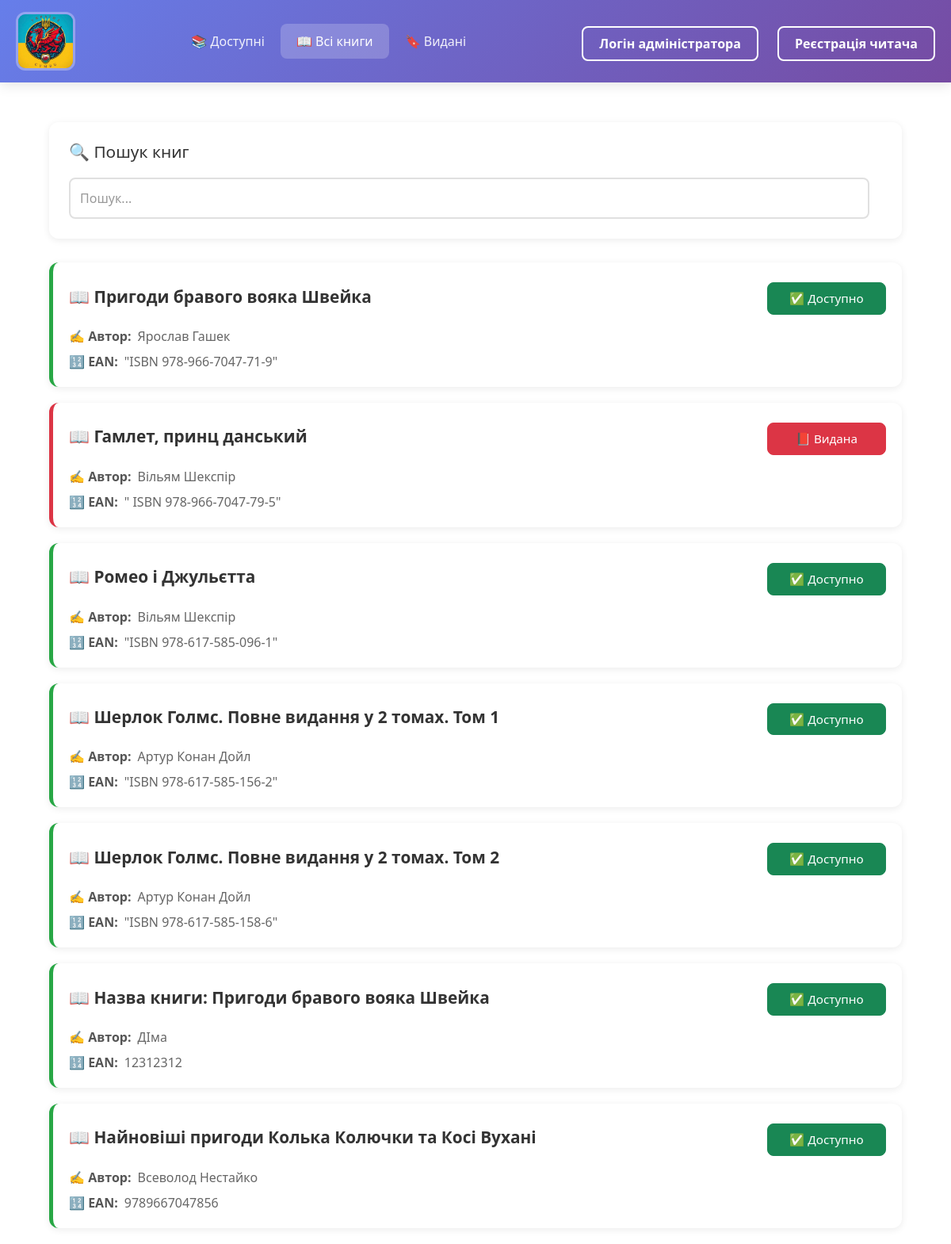
Before: /books with the older database file.
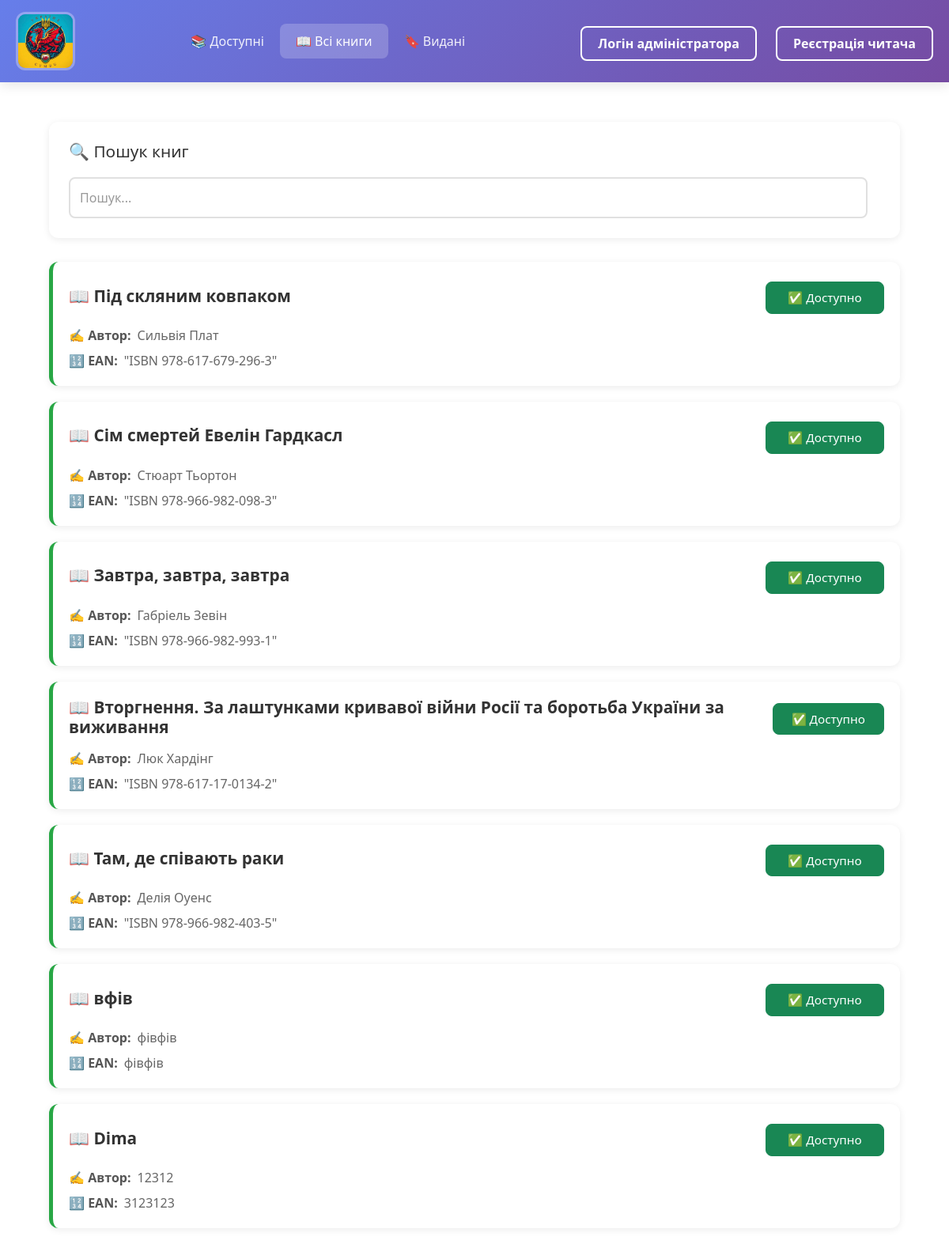
After: the same page with the newer database file.
### app.py (models this page shows)
class Book(db.Model):
    id = db.Column(db.Integer, primary_key=True)
    name_book = db.Column(db.String(100), nullable=False)
    author = db.Column(db.String(100), nullable=False)
    surname = db.Column(db.String(100))
    ean = db.Column(db.Text, nullable=False)
    buyer = db.Column(db.String(100), nullable=False)
    phone = db.Column(db.String(20), nullable=False)
    stat = db.Column(db.String(20), nullable=False)
    date = db.Column(db.DateTime, default=datetime.utcnow)
    enddate = db.Column(db.DateTime, default=datetime.utcnow)
    history = db.Column(db.String(100))

### app.py (the view)
@app.route('/')
@app.route('/books')
def books():
    search_query = request.args.get('search', '')
    if search_query:
        search_query_lower = search_query.lower()  # перетворюємо запит в нижній регістр
        books = []
        for book in Book.query.all():
            if (search_query_lower in book.name_book.lower() or
                search_query_lower in book.author.lower() or
                search_query_lower in book.ean.lower()):
                books.append(book)
    else:
        books = Book.query.all()
    return render_template('value_books.html', books=books, search_query=search_query)

### templates/value_books.html (shortened to what this page needs)
{% extends 'base.html' %}
{% block body %}
<div class="container" style="max-width: 1200px; margin: 0 auto; padding: 20px;">
    <div style="background: white; padding: 25px; border-radius: 12px; box-shadow: 0 2px 10px rgba(0,0,0,0.08); margin-bottom: 30px;">
        <h4 style="color: #333; margin-bottom: 20px; font-size: 1.3em; display: flex; align-items: center; gap: 10px;">
            🔍 Пошук книг
        </h4>
        <form class="col-12 col-lg-auto mb-3 mb-lg-0 me-lg-3" method="GET" action="/books" style="display: flex; gap: 15px; align-items: center; flex-wrap: wrap;">
            <input type="search" name="search" id="searchInput" class="search form-control text-bg-white" placeholder="Пошук..." aria-label="Search" value="{{ search_query if search_query else '' }}" style="flex: 1; min-width: 100%; padding: 12px; border: 2px solid #e0e0e0; border-radius: 8px; font-size: 1em; transition: border 0.3s;">
        </form>
    </div>
    {% if books %}
        <div style="display: grid; gap: 20px; ">
            {% for el in books %}
            <div class="gigi">
                <div class="didi {% if el.stat == 'є' %}border-red{% else %}border-green{% endif %}"
                    style="background: white; padding: 20px; border-radius: 12px; box-shadow: 0 2px 10px rgba(0,0,0,0.08); cursor: pointer; transition: transform 0.2s, box-shadow 0.3s; border-left: 5px solid {% if el.stat == 'є' %}#dc3545{% else %}#28a745{% endif %};"
                    onclick="window.location.href='/books/{{ el.id }}'"
                    onmouseover="this.style.transform='translateY(-3px)'; this.style.boxShadow='0 6px 20px rgba(0,0,0,0.15)';"
                    onmouseout="this.style.transform='translateY(0)'; this.style.boxShadow='0 2px 10px rgba(0,0,0,0.08)';">
                    <div class="book-header" style="display: flex; justify-content: space-between; align-items: center; margin-bottom: 15px;">
                        <h3 class="tutu" style="margin: 0; font-size: 1.3em; color: #333; font-weight: 600;">
                            📖 {{ el.name_book }}
                        </h3>
                        <span class="btn {% if el.stat == 'є' %}btn-danger{% else %}btn-success{% endif %}"
                            style="width: 150px; padding: 8px 16px; font-size: 0.95em; border-radius: 8px; pointer-events: none;">
                            {% if el.stat == 'нема' %}✅ Доступно{% elif el.stat == 'є' %}📕 Видана{% endif %}
                        </span>
                    </div>
                    <div style="display: flex; flex-direction: column; gap: 8px; color: #666;">
                        <p class="tutu" style="margin: 0; display: flex; align-items: center; gap: 8px;">
                            <span style="font-weight: 600; color: #555;">✍️ Автор:</span> {{ el.author }}
                        </p>
                        <p class="tutu" style="margin: 0; display: flex; align-items: center; gap: 8px;">
                            <span style="font-weight: 600; color: #555;">🔢 EAN:</span> {{ el.ean }}
                        </p>
                    </div>
                </div>
            </div>
            {% endfor %}
        </div>
    {% endif %}
</div>
{% endblock %}

Changed rows visible on the page:
removed Book: name_book "Назва книги: Пригоди бравого вояка Швейка", stat "✅ Доступно", author "ДІма", ean "12312312"
removed Book: name_book "Найновіші пригоди Колька Колючки та Косі Вухані", stat "✅ Доступно", author "Всеволод Нестайко", ean "9789667047856"
added Book: name_book "Під скляним ковпаком", stat "✅ Доступно", author "Сильвія Плат", ean "\"ISBN 978-617-679-296-3\""
added Book: name_book "Сім смертей Евелін Гардкасл", stat "✅ Доступно", author "Стюарт Тьортон", ean "\"ISBN 978-966-982-098-3\""
changed Book: name_book "Пригоди бравого вояка Швейка" → "Завтра, завтра, завтра"; author "Ярослав Гашек" → "Габріель Зевін"; ean "\"ISBN 978-966-7047-71-9\"" → "\"ISBN 978-966-982-993-1\""
changed Book: name_book "Гамлет, принц данський" → "Вторгнення. За лаштунками кривавої війни Росії та боротьба України за виживання"; author "Вільям Шекспір" → "Люк Хардінг"; ean "\" ISBN 978-966-7047-79-5\"" → "\"ISBN 978-617-17-0134-2\""; stat "📕 Видана" → "✅ Доступно"
changed Book: name_book "Ромео і Джульєтта" → "Там, де співають раки"; author "Вільям Шекспір" → "Делія Оуенс"; ean "\"ISBN 978-617-585-096-1\"" → "\"ISBN 978-966-982-403-5\""
changed Book: name_book "Шерлок Голмс. Повне видання у 2 томах. Том 1" → "вфів"; author "Артур Конан Дойл" → "фівфів"; ean "\"ISBN 978-617-585-156-2\"" → "фівфів"
changed Book: name_book "Шерлок Голмс. Повне видання у 2 томах. Том 2" → "Dima"; author "Артур Конан Дойл" → "12312"; ean "\"ISBN 978-617-585-158-6\"" → "3123123"
